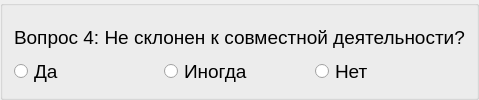
          <widget class="QGroupBox" name="block2_item04">
           <layout class="QVBoxLayout" name="verticalLayout_19">
            <property name="spacing">
             <number>0</number>
            </property>
            <item>
             <widget class="QLabel" name="label_26">
              <property name="font">
               <font>
                <pointsize>14</pointsize>
               </font>
              </property>
              <property name="text">
               <string>Вопрос 4: Не склонен к совместной деятельности?</string>
              </property>
              <property name="alignment">
               <set>Qt::AlignLeading|Qt::AlignLeft|Qt::AlignVCenter</set>
              </property>
             </widget>
            </item>
            <item>
             <layout class="QHBoxLayout" name="_19">
              <property name="spacing">
               <number>0</number>
              </property>
              <item>
               <widget class="QRadioButton" name="radioButton_55">
                <property name="font">
                 <font>
                  <pointsize>14</pointsize>
                 </font>
                </property>
                <property name="text">
                 <string>Да</string>
                </property>
               </widget>
              </item>
              <item>
               <widget class="QRadioButton" name="radioButton_56">
                <property name="font">
                 <font>
                  <pointsize>14</pointsize>
                 </font>
                </property>
                <property name="text">
                 <string>Иногда</string>
                </property>
               </widget>
              </item>
              <item>
               <widget class="QRadioButton" name="radioButton_57">
                <property name="font">
                 <font>
                  <pointsize>14</pointsize>
                 </font>
                </property>
                <property name="text">
                 <string>Нет</string>
                </property>
               </widget>
              </item>
             </layout>
            </item>
           </layout>
          </widget>
